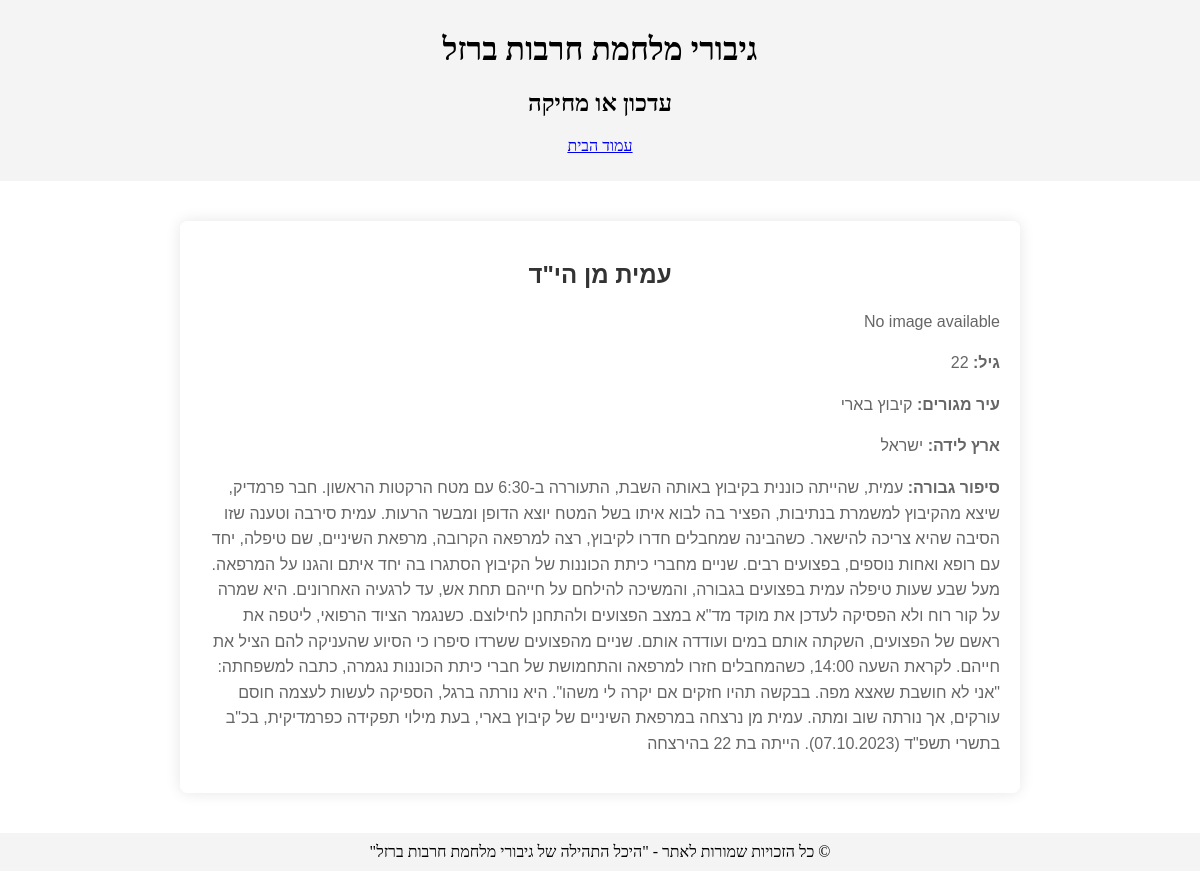
/hero/5/, run on the app's committed database.
### ironSwordsApp/models.py (models this page shows, shortened)
class Hero(models.Model):
    user = models.ForeignKey(User, on_delete=models.CASCADE)
    first_name = models.CharField(max_length=100)
    last_name = models.CharField(max_length=100)
    age = models.IntegerField()
    hometown = models.CharField(max_length=100)
    country_of_birth = models.CharField(max_length=100)
    hero_story = models.TextField()
    image = models.ImageField(upload_to='heroes_images/', blank=True, null=True)

### ironSwordsApp/views.py (the view)
# urls.py: path('hero/<int:hero_id>/', views.hero_detail, name='hero_detail'),
def hero_detail(request, hero_id):
    hero = get_object_or_404(Hero, id=hero_id)
    return render(request, 'hero_detail.html', {'hero': hero})

### ironSwordsApp/templates/hero_detail.html (shortened to what this page needs)
{% extends 'base.html' %}
{% block content %}
<!DOCTYPE html>
<html lang="en">
<head>
</head>
<body>
    <div class="hero-detail">
        <h2>{{ hero.first_name }} {{ hero.last_name }}</h2>
        {% if hero.image %}
            <img src="{{ hero.image.url }}" alt="{{ hero.first_name }} {{ hero.last_name }}" style="max-width: 100%; height: auto;">
        {% else %}
            <p>No image available</p>
        {% endif %}
        <p><strong>גיל:</strong> {{ hero.age }}</p>
        <p><strong>עיר מגורים:</strong> {{ hero.hometown }}</p>
        <p><strong>ארץ לידה:</strong> {{ hero.country_of_birth }}</p>
        <p><strong>סיפור גבורה:</strong> {{ hero.hero_story }}</p>
    </div>
</body>
</html>
{% endblock %}

### ironSwordsApp/templates/base.html (style rules this page uses)
body { font-family: Times New Roman, sans-serif; text-align: right; margin: 0; padding: 0; }

### ironSwordsApp/templates/hero_detail.html (style rules this page uses)
.hero-detail { max-width: 800px; margin: 20px auto; padding: 20px; background-color: rgba(255, 255, 255, 0.9); border-radius: 8px; box-shadow: 0 0 15px rgba(0, 0, 0, 0.1); font-family: Arial, sans-serif; }
.hero-detail h2 { text-align: center; color: #333; }
.hero-detail p { line-height: 1.6; color: #666; }

### data on the page
Hero: first_name "עמית", last_name "מן הי\"ד", age "22", hometown "קיבוץ בארי", country_of_birth "ישראל", hero_story "עמית, שהייתה כוננית בקיבוץ באותה השבת, התעוררה ב-6:30 עם מטח הרקטות הראשון. חבר פרמדיק, שיצא מהקיבוץ למשמרת בנתיבות, הפציר בה לבוא איתו בשל המטח יוצא הדופן ומבשר הרעות. עמית סירבה וטענה שזו הסיבה שהיא צריכה להישאר. כשהבינה שמחבלים חדרו לקיבוץ, רצה למרפאה הקרובה, מרפאת השיניים, שם טיפלה, יחד עם רופא ואחות נוספים, בפצועים רבים. שניים מחברי כיתת הכוננות של הקיבוץ הסתגרו בה יחד איתם והגנו על המרפאה. מעל שבע שעות טיפלה עמית בפצועים בגבורה, והמשיכה להילחם על חייהם תחת אש, עד לרגעיה האחרונים. היא שמרה על קור רוח ולא הפסיקה לעדכן את מוקד מד\"א במצב הפצועים ולהתחנן לחילוצם. כשנגמר הציוד הרפואי, ליטפה את ראשם של הפצועים, השקתה אותם במים ועודדה אותם. שניים מהפצועים ששרדו סיפרו כי הסיוע שהעניקה להם הציל…"
